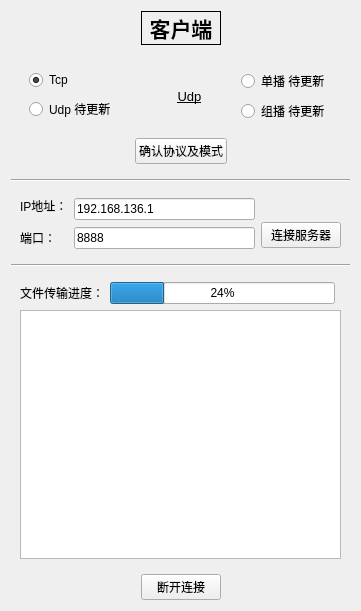
<?xml version="1.0" encoding="UTF-8"?>
<ui version="4.0">
 <class>Clientwidget</class>
 <widget class="QWidget" name="Clientwidget">
  <property name="geometry">
   <rect>
    <x>0</x>
    <y>0</y>
    <width>361</width>
    <height>611</height>
   </rect>
  </property>
  <property name="windowTitle">
   <string>Form</string>
  </property>
  <layout class="QGridLayout" name="gridLayout_11">
   <item row="0" column="0">
    <spacer name="horizontalSpacer">
     <property name="orientation">
      <enum>Qt::Horizontal</enum>
     </property>
     <property name="sizeHint" stdset="0">
      <size>
       <width>113</width>
       <height>20</height>
      </size>
     </property>
    </spacer>
   </item>
   <item row="0" column="1">
    <widget class="QLabel" name="label_2">
     <property name="font">
      <font>
       <family>黑体</family>
       <pointsize>16</pointsize>
       <weight>75</weight>
       <bold>true</bold>
      </font>
     </property>
     <property name="frameShape">
      <enum>QFrame::Box</enum>
     </property>
     <property name="text">
      <string>客户端</string>
     </property>
     <property name="alignment">
      <set>Qt::AlignCenter</set>
     </property>
    </widget>
   </item>
   <item row="0" column="2">
    <spacer name="horizontalSpacer_2">
     <property name="orientation">
      <enum>Qt::Horizontal</enum>
     </property>
     <property name="sizeHint" stdset="0">
      <size>
       <width>113</width>
       <height>20</height>
      </size>
     </property>
    </spacer>
   </item>
   <item row="1" column="0" colspan="3">
    <widget class="QWidget" name="widget_3" native="true">
     <layout class="QGridLayout" name="gridLayout_7">
      <item row="0" column="0">
       <widget class="QWidget" name="widget_5" native="true">
        <layout class="QGridLayout" name="gridLayout_8">
         <item row="1" column="0">
          <widget class="QRadioButton" name="radioButtonUdp">
           <property name="text">
            <string>Udp 待更新</string>
           </property>
          </widget>
         </item>
         <item row="0" column="0">
          <widget class="QRadioButton" name="radioButtonTcp">
           <property name="acceptDrops">
            <bool>false</bool>
           </property>
           <property name="text">
            <string>Tcp</string>
           </property>
           <property name="checked">
            <bool>true</bool>
           </property>
          </widget>
         </item>
        </layout>
       </widget>
      </item>
      <item row="1" column="0">
       <spacer name="horizontalSpacer_5">
        <property name="orientation">
         <enum>Qt::Horizontal</enum>
        </property>
        <property name="sizeHint" stdset="0">
         <size>
          <width>77</width>
          <height>20</height>
         </size>
        </property>
       </spacer>
      </item>
      <item row="1" column="1">
       <widget class="QPushButton" name="pushButtonYes">
        <property name="text">
         <string>确认协议及模式</string>
        </property>
       </widget>
      </item>
      <item row="1" column="2">
       <spacer name="horizontalSpacer_6">
        <property name="orientation">
         <enum>Qt::Horizontal</enum>
        </property>
        <property name="sizeHint" stdset="0">
         <size>
          <width>103</width>
          <height>20</height>
         </size>
        </property>
       </spacer>
      </item>
      <item row="0" column="1" colspan="2">
       <widget class="QWidget" name="widget_7" native="true">
        <layout class="QGridLayout" name="gridLayout_9">
         <item row="0" column="1">
          <widget class="QRadioButton" name="radioButtonSin">
           <property name="text">
            <string>单播 待更新</string>
           </property>
           <property name="checkable">
            <bool>true</bool>
           </property>
          </widget>
         </item>
         <item row="1" column="1">
          <widget class="QRadioButton" name="radioButtonGroup">
           <property name="text">
            <string>组播 待更新</string>
           </property>
           <property name="checkable">
            <bool>true</bool>
           </property>
          </widget>
         </item>
         <item row="0" column="0" rowspan="2">
          <widget class="QLabel" name="label_7">
           <property name="font">
            <font>
             <pointsize>10</pointsize>
             <underline>true</underline>
            </font>
           </property>
           <property name="frameShape">
            <enum>QFrame::NoFrame</enum>
           </property>
           <property name="text">
            <string>Udp</string>
           </property>
           <property name="alignment">
            <set>Qt::AlignCenter</set>
           </property>
          </widget>
         </item>
        </layout>
       </widget>
      </item>
     </layout>
    </widget>
   </item>
   <item row="2" column="0" colspan="3">
    <widget class="Line" name="line_2">
     <property name="orientation">
      <enum>Qt::Horizontal</enum>
     </property>
    </widget>
   </item>
   <item row="3" column="0" colspan="3">
    <widget class="QWidget" name="widget_2" native="true">
     <layout class="QGridLayout" name="gridLayout_10">
      <item row="0" column="0">
       <widget class="QLabel" name="label_8">
        <property name="text">
         <string>IP地址：</string>
        </property>
       </widget>
      </item>
      <item row="0" column="1" rowspan="2">
       <widget class="QLineEdit" name="lineEditIP">
        <property name="text">
         <string>192.168.136.1</string>
        </property>
       </widget>
      </item>
      <item row="1" column="2" rowspan="2">
       <widget class="QPushButton" name="ButtonConnect">
        <property name="text">
         <string>连接服务器</string>
        </property>
       </widget>
      </item>
      <item row="2" column="0">
       <widget class="QLabel" name="label_9">
        <property name="text">
         <string>端口：</string>
        </property>
       </widget>
      </item>
      <item row="2" column="1">
       <widget class="QLineEdit" name="lineEditPort">
        <property name="text">
         <string>8888</string>
        </property>
       </widget>
      </item>
     </layout>
    </widget>
   </item>
   <item row="4" column="0" colspan="3">
    <widget class="Line" name="line">
     <property name="orientation">
      <enum>Qt::Horizontal</enum>
     </property>
    </widget>
   </item>
   <item row="5" column="0" colspan="3">
    <widget class="QWidget" name="widget" native="true">
     <layout class="QGridLayout" name="gridLayout_6">
      <item row="0" column="0">
       <widget class="QLabel" name="label_5">
        <property name="text">
         <string>文件传输进度：</string>
        </property>
       </widget>
      </item>
      <item row="1" column="0" colspan="3">
       <widget class="QTextEdit" name="textEdit"/>
      </item>
      <item row="0" column="1">
       <widget class="QProgressBar" name="progressBar">
        <property name="value">
         <number>24</number>
        </property>
       </widget>
      </item>
     </layout>
    </widget>
   </item>
   <item row="6" column="1">
    <widget class="QPushButton" name="ButtonClose">
     <property name="text">
      <string>断开连接</string>
     </property>
    </widget>
   </item>
  </layout>
 </widget>
 <resources/>
 <connections/>
</ui>
